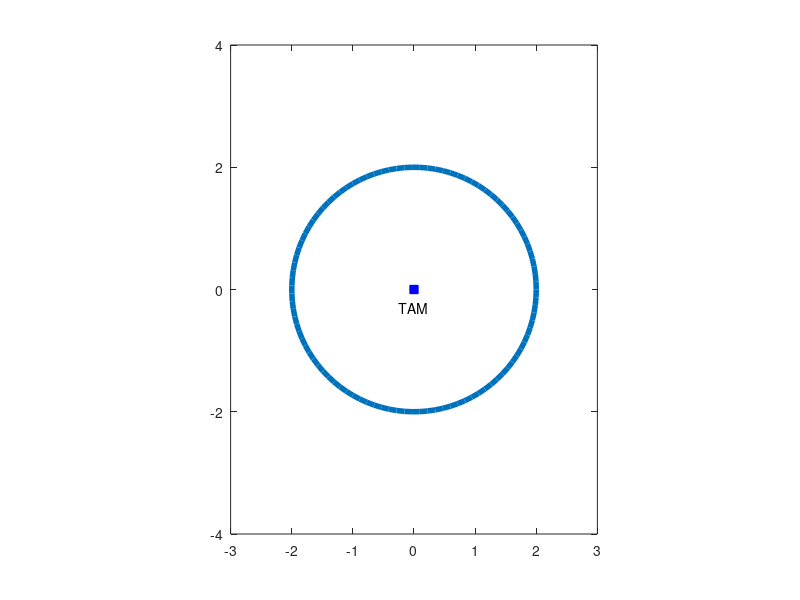

Write the MATLAB code that produced this figure.
clc,clear
fi=linspace(0,2*pi);
x=2*cos(fi);
y=2*sin(fi);
plot(x,y,'linewidth',4)
hold on
plot(0,0,'s','markeredgecolor','b','markerfacecolor','b')
text(0,-0.2,'TAM','horizontalalignment','center','verticalalignment','top')
axis equal
axis ([-3,3,-4,4])
